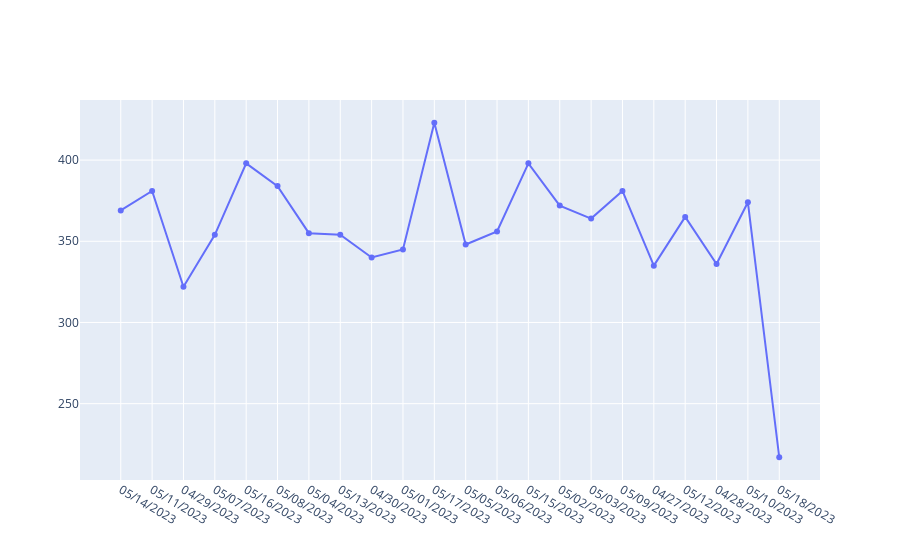

Write notebook code for a chart like this one.
### Code cell
# What does the daily user activity look like?
indices = [x for x in unique_users_daily_freq.keys()]
values = [x for x in unique_users_daily_freq.values()]

fig = go.Figure()

# Add traces
fig.add_trace(go.Scatter(x = indices, y = values,
                         mode = 'lines+markers'
                         )

)

fig.show()

### Figure 1 — Plotly figure (JSON) as saved in the notebook; plotly's stock layout.template omitted (floating-point values rounded to 4 significant figures)
{"data": [{"mode": "lines+markers", "type": "scatter", "x": ["05/14/2023", "05/11/2023", "04/29/2023", "05/07/2023", "05/16/2023", "05/08/2023", "05/04/2023", "05/13/2023", "04/30/2023", "05/01/2023", "05/17/2023", "05/05/2023", "05/06/2023", "05/15/2023", "05/02/2023", "05/03/2023", "05/09/2023", "04/27/2023", "05/12/2023", "04/28/2023", "05/10/2023", "05/18/2023"], "y": [369, 381, 322, 354, 398, 384, 355, 354, 340, 345, 423, 348, 356, 398, 372, 364, 381, 335, 365, 336, 374, 217]}], "layout": {}}
